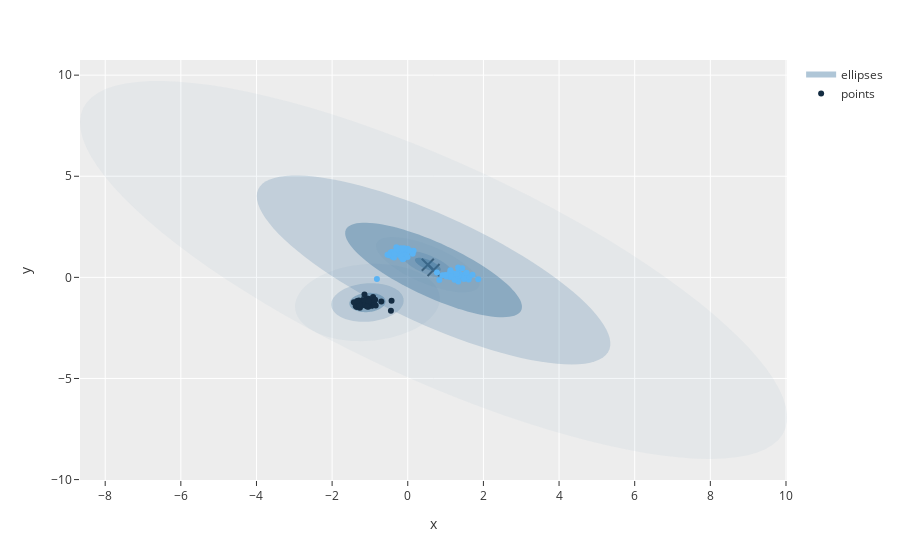

Here is the notebook cell this chart was saved with:
### Code cell
plot_gaussian_mixtures(gmm, x_train_scaled)
